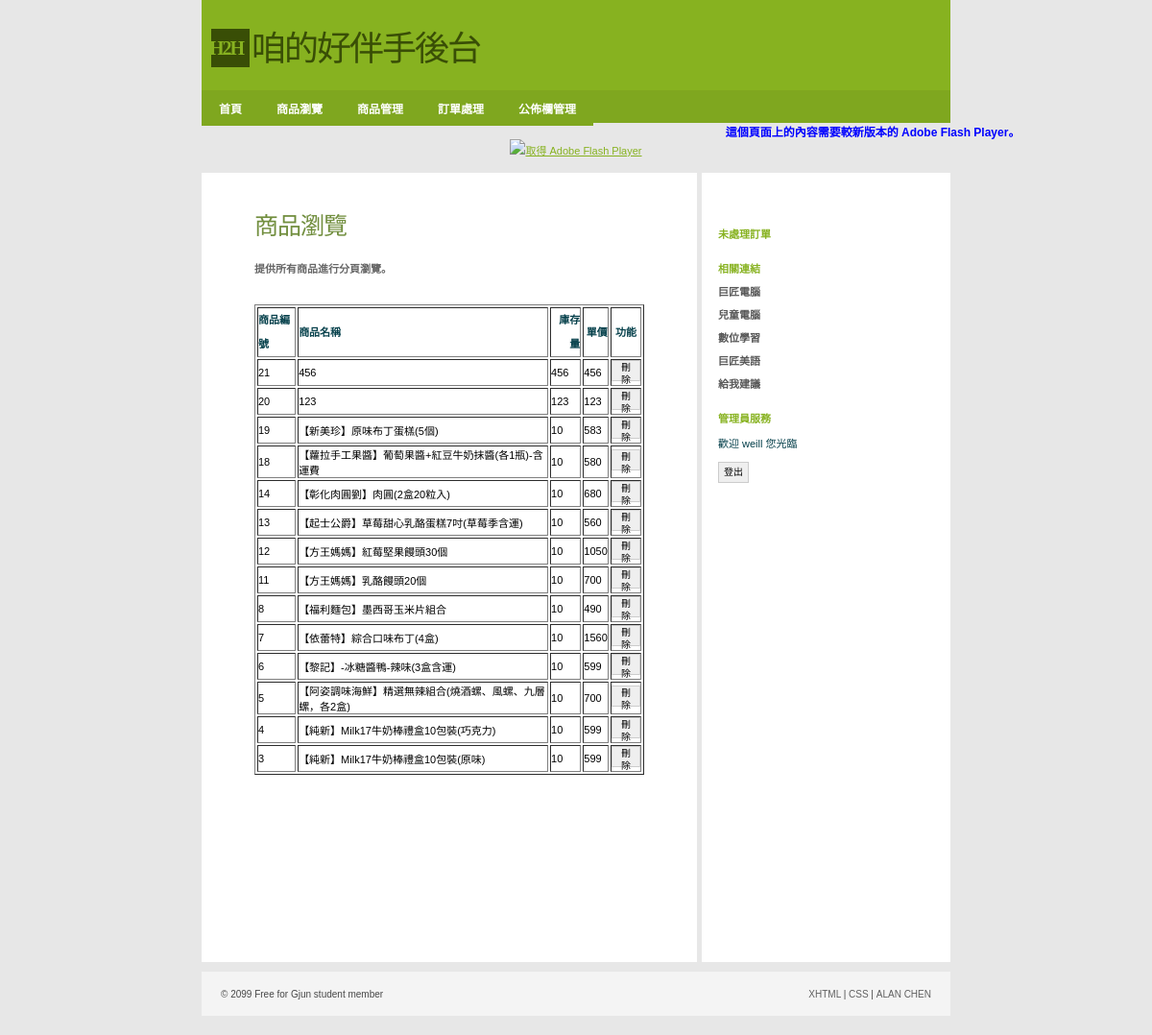
Page /Admin/productBrowser.php (signed in) on the committed database.
### tables this page shows
CREATE TABLE `product` (
  `id` int(11) NOT NULL COMMENT '產品編號',
  `name` varchar(200) NOT NULL COMMENT '產品名稱',
  `introduce` text COMMENT '產品內容',
  `price` int(11) DEFAULT '0' COMMENT '產品單價',
  `qty` int(11) DEFAULT '0' COMMENT '產品庫存量',
  `state` tinyint(1) DEFAULT '1' COMMENT '產品上架否'
);

### Admin/productBrowser.php (the view, shortened to what this page needs)
<?php require_once('../Connections/shop.php'); ?>
<?php
$query_productBrowser = "SELECT * FROM product ORDER BY id DESC";
$productBrowser = mysql_query($query_productBrowser, $shop) or die(mysql_error());
$row_productBrowser = mysql_fetch_assoc($productBrowser);
 session_start(); ?>
<!DOCTYPE html PUBLIC "-//W3C//DTD XHTML 1.0 Strict//EN"
"http://www.w3.org/TR/xhtml1/DTD/xhtml1-strict.dtd">
<html xmlns="http://www.w3.org/1999/xhtml">
<head>
<link rel="stylesheet" href="../css/styles.css" media="all" type="text/css" />
</head>
<body>
  <div id="header">
      <div class="subContainer">
            <div id="logo">
            <div id="box">H2H</div>
            <p>咱的好伴手後台</p>
            </div>
    </div>
</div>
<div id="navigation">
	<ul id="sddm">
        <li><a href="index.php">首頁</a></li>
        <li><a href="productBrowser.php">商品瀏覽</a></li>
	    <li><a href="#"
        onmouseover="mopen('m1')"
        onmouseout="mclosetime()">商品管理</a>
    	</li>
        <li><a href="orderForm.php">訂單處理</a></li>
	    <li><a href="#"
        onmouseover="mopen('m2')"
        onmouseout="mclosetime()">公佈欄管理</a>
    	</li>
		</ul>
</div>
<object id="FlashID" classid="clsid:D27CDB6E-AE6D-11cf-96B8-444553540000" width="780" height="120">
    <object type="application/x-shockwave-flash" data="../Scripts/pic.swf" width="780" height="120">
      <div>
        <h4>這個頁面上的內容需要較新版本的 Adobe Flash Player。</h4>
        <p><a href="http://www.adobe.com/go/getflashplayer"><img src="http://www.adobe.com/images/shared/download_buttons/get_flash_player.gif" alt="取得 Adobe Flash Player" width="112" height="33" /></a></p>
      </div>
    </object>
  </object>
<div id="container">
  <div id="primaryContent">
    <h2>商品瀏覽</h2>
    <h3>提供所有商品進行分頁瀏覽。</h3>
    <p>&nbsp;</p>
      <table border="1" width="100%">
        <tr>
          <th scope="col"><p>商品編號</p></th>
          <th scope="col"><p>商品名稱</p></th>
          <th align="right" scope="col"><p>庫存量</p></th>
          <th align="right" scope="col"><p>單價</p></th>
          <th align="center" scope="col"><p>功能</p></th>
        </tr>
        <?php do { ?><tr>
          <td><?php echo $row_productBrowser['id']; ?></td>
          <td><?php echo $row_productBrowser['name']; ?></td>
          <td><?php echo $row_productBrowser['qty']; ?></td>
          <td><?php echo $row_productBrowser['price']; ?></td>
          <td><button onclick="if(confirm('您確認要刪除嗎?'))location.href='productDelete.php?id=<?php echo $row_productBrowser['id']; ?>'">刪除</button></td>
          </tr> <?php } while ($row_productBrowser = mysql_fetch_assoc($productBrowser)); ?>
      </table>
    <p>&nbsp;</p>
    <p>&nbsp;</p>
    <p>&nbsp;</p>
    <p>&nbsp;</p>
    <p>&nbsp;</p>
    <p>&nbsp;</p>
    <p>&nbsp;</p>
  </div>
  <div id="secondaryContent">
    <p>&nbsp;</p>
    <h3>未處理訂單</h3>
    <h3>相關連結</h3>
    <ul class="links">
      <li><a href="http://www.pcschool.com.tw/">巨匠電腦</a></li>
      <li><a href="http://kid.pcschool.com.tw/">兒童電腦</a></li>
      <li><a href="http://www.soeasyedu.com.tw/">數位學習</a></li>
      <li><a href="http://www.soeasyedu.com.tw/">巨匠美語</a></li>
      <li><a href="http://www.off.com.tw/weiblog">給我建議</a>
    </ul>
    <?php if(!isset($_SESSION['MM_Username'])){?>
    <h3>管理員登入</h3>
    <form action="loginCheck.php" method="post">
      <p>
        <input value="user" name="user" placeholder="user" />
      </p>
      <p>
        <input name="password" type="password" value="" placeholder="password" />
      </p>
      <p>
        <button type="submit">送出</button>
      </p>
    </form>
    <?php }else{ ?>
    <h3>管理員服務</h3>
    <form action="logout.php" method="post">
    <p>歡迎 <?php echo $_SESSION['MM_Username'];?> 您光臨</p>
    <p><button type="submit">登出</button></p>
    </form>
	<?php }?>
  </div>
        <br class="clear" />
</div>
    <div id="footer">
        <ul>
            <li id="copyright">&copy; 2099 Free for Gjun student member</li>
            <li id="links">
                <ul>
                    <li><a href="#">XHTML</a> |</li>
                    <li><a href="#">CSS</a> |</li>
                    <li><a href="http://gjun.tw">ALAN CHEN</a></li>
                </ul>
            </li>
        </ul>
    </div>
</body>
</html>

### css/styles.css (style rules this page uses)
* { margin:0; padding:0; font-family:Verdana, Arial, Helvetica, sans-serif; }
body, html { margin:0; padding:0; background:#e7e7e7; text-align:center; margin-bottom:10px; }
h2 { font-family:'Georgia'; font-size:25px; letter-spacing:-1px; margin-top:15px; margin-bottom:20px; font-weight:normal; color:#718e3e; }
h3 { font-size:11px; font-weight:bold; color:#666; margin:5px 0; }
h4 { font-size:12px; color:#00F; }
p { color:#043f4a; font-size:11px; line-height:25px; }
a { color:#87B220; text-decoration:underline; }
#container { width:780px; margin:10px auto; padding:0; background:#fff; text-align:left; }
#logo { margin:0; padding:0px; }
#logo #box { float:left; clear:none; height:40px; width:40px; margin:0 0 0 10px; padding:0px; background:#394E06; color:#87B220; font-family:Georgia, "Times New Roman", Times, serif; font-weight:bold; font-size:20px; line-height:40px; letter-spacing:-2px; text-indent:-2px; }
#logo p { float:left; clear:none; height:40px; width:260px; margin:0; padding:0; color:#394E06; font-family:Georgia, "Times New Roman", Times, serif; font-weight:normal; font-size:36px; text-indent:2px; line-height:43px; letter-spacing:-2px; font-style: normal; }
.subContainer, #navigation ul { width:780px; margin:0 auto; }
#header { text-align:left; margin:0 auto; padding:30px 0 0 0px; height:64px; background:#87b220; width: 780px; }
#navigation { margin:0 auto; padding:0; background:#7fa71f; height:34px; width: 780px; list-style:none; }
#navigation li { float:left; clear:none; list-style:none; }
#navigation li a { color:#fff; display:block; font-size:12px; text-decoration:none; font-weight:bold; padding:10px 18px; }
button { background-color:#EFEFEF; line-height:13px; color: #000; border: 1px solid #CCC; font-size: 10px; height:22px; margin: 0; padding: 0 5px; }
form p { padding:2px 0; }
img { border:0; }
#primaryContent { width:406px; padding:20px 55px; border-right:5px solid #e7e7e7; font-size:11px; float:left; clear:none; }
#secondaryContent { width:228px; padding:10px 14px; font-size:11px; float:right; clear:none; }
#secondaryContent h3 { color:#87b220; margin-top:20px; }
#secondaryContent ul { list-style:none; }
#secondaryContent li { list-style:none; padding-left:20px; margin:8px 0; background:url('../images/tiny_bullet.png') left bottom no-repeat; }
#secondaryContent li a { color:#575757; font-weight:bold; text-decoration:none; }
#secondaryContent .links li { padding-left:0px; margin:8px 0; background:none; }
#footer { margin:0 auto; margin-bottom:10px; height:10px; padding:18px 20px; clear:both; width:740px; text-align:left; font-size:10px; color:#484848; background:#f4f4f4; }
#footer ul { list-style:none; }
#footer li { list-style:none; display:inline; }
#footer #copyright { float:left; clear:none; }
#footer #links { float:right; clear:none; }
#footer a { color:#606060; text-decoration:none; }
#sddm { margin:0 auto; padding:0; background:#7fa71f; height:34px; width: 780px; list-style:none; }
#sddm li { float:left; clear:none; list-style:none; }
#sddm li a { color:#fff; background:#7fa71f; display:block; font-size:12px; text-decoration:none; font-weight:bold; padding:10px 18px; }
#sddm a { background:url('../images/nav_bg.gif'); }

### rows in the picture
product: id "21", name "456", qty "456", price "456"
product: id "20", name "123", qty "123", price "123"
product: id "19", name "【新美珍】原味布丁蛋榚(5個)", qty "10", price "583"
product: id "18", name "【蘿拉手工果醬】葡萄果醬+紅豆牛奶抹醬(各1瓶)-含運費", qty "10", price "580"
product: id "14", name "【彰化肉圓劉】肉圓(2盒20粒入)", qty "10", price "680"
product: id "13", name "【起士公爵】草莓甜心乳酪蛋糕7吋(草莓季含運)", qty "10", price "560"
product: id "12", name "【方王媽媽】紅莓堅果饅頭30個", qty "10", price "1050"
product: id "11", name "【方王媽媽】乳酪饅頭20個", qty "10", price "700"
product: id "8", name "【福利麵包】墨西哥玉米片組合", qty "10", price "490"
product: id "7", name "【依蕾特】綜合口味布丁(4盒)", qty "10", price "1560"
product: id "6", name "【黎記】-冰糖醬鴨-辣味(3盒含運)", qty "10", price "599"
product: id "5", name "【阿姿調味海鮮】精選無辣組合(燒酒螺、風螺、九層螺，各2盒)", qty "10", price "700"
product: id "4", name "【純新】Milk17牛奶棒禮盒10包裝(巧克力)", qty "10", price "599"
product: id "3", name "【純新】Milk17牛奶棒禮盒10包裝(原味)", qty "10", price "599"

### other values in the picture
$_SESSION['MM_Username'] "weill"
